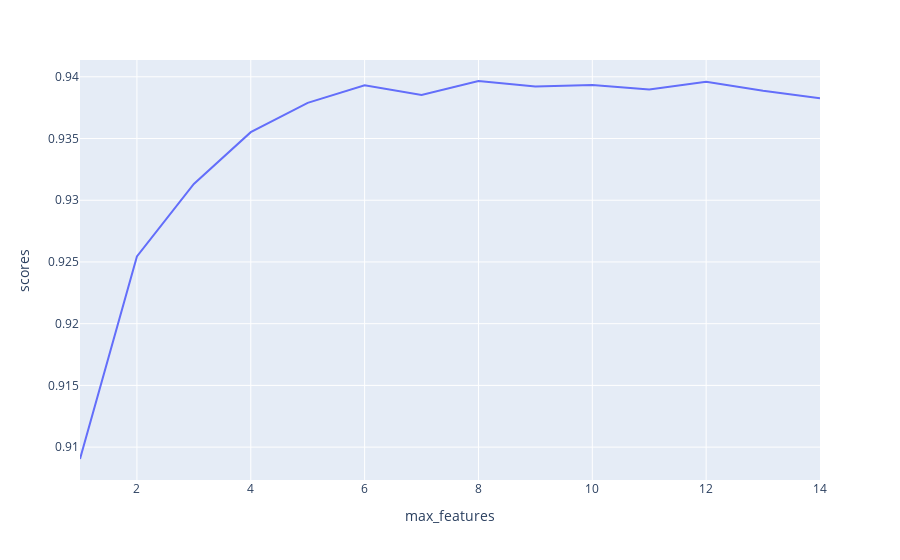

This figure's notebook cell:
### Code cell
maxf_data[1]

### Figure 1 — Plotly figure (JSON) as saved in the notebook; plotly's stock layout.template omitted (floating-point values rounded to 4 significant figures)
{"data": [{"hovertemplate": "max_features=%{x}<br>scores=%{y}<extra></extra>", "legendgroup": "", "line": {"color": "#636efa", "dash": "solid"}, "mode": "lines", "name": "", "showlegend": false, "type": "scatter", "x": [1, 2, 3, 4, 5, 6, 7, 8, 9, 10, 11, 12, 13, 14], "xaxis": "x", "y": [0.909, 0.9254, 0.9313, 0.9355, 0.9379, 0.9393, 0.9385, 0.9397, 0.9392, 0.9393, 0.939, 0.9396, 0.9389, 0.9383], "yaxis": "y"}], "layout": {"legend": {"tracegroupgap": 0}, "margin": {"t": 60}, "xaxis": {"anchor": "y", "domain": [0, 1], "title": {"text": "max_features"}}, "yaxis": {"anchor": "x", "domain": [0, 1], "title": {"text": "scores"}}}}
